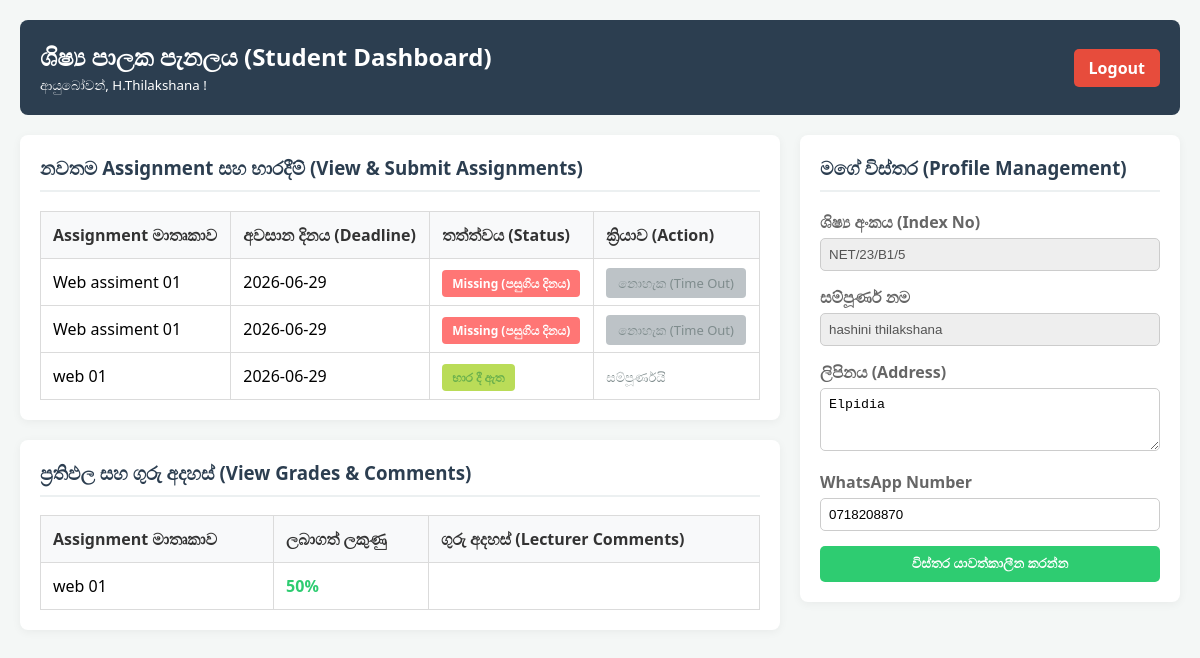
The app's page /student_dashboard.php (signed in) with its own data.
### tables this page shows
CREATE TABLE `student_details` (
  `index_no` varchar(20) NOT NULL,
  `user_id` int(11) NOT NULL,
  `full_name` varchar(255) NOT NULL,
  `initial_name` varchar(100) NOT NULL,
  `address` text DEFAULT NULL,
  `phone` varchar(15) DEFAULT NULL,
  `whatsapp_no` varchar(15) DEFAULT NULL,
  `dob` date DEFAULT NULL
);

CREATE TABLE `assignments` (
  `id` int(11) NOT NULL,
  `title` varchar(100) NOT NULL,
  `description` text DEFAULT NULL,
  `deadline_date` date NOT NULL,
  `assignment_file` varchar(255) DEFAULT NULL
);

CREATE TABLE `submissions` (
  `id` int(11) NOT NULL,
  `assignment_id` int(11) DEFAULT NULL,
  `student_id` int(11) DEFAULT NULL,
  `file_name` varchar(255) NOT NULL,
  `marks` int(11) DEFAULT NULL,
  `comments` text DEFAULT NULL
);

### student_dashboard.php (the view, shortened to what this page needs)
<?php
include 'db.php';
$user_id = $_SESSION['user_id'];
$student_sql = "SELECT * FROM student_details WHERE user_id = '$user_id'";
$student_result = $conn->query($student_sql);
$student = $student_result->fetch_assoc();
$assignments_sql = "SELECT a.id AS assignment_id, a.title, a.deadline_date,
                    s.id AS submission_id, s.marks, s.comments
                    FROM assignments a
                    LEFT JOIN submissions s ON a.id = s.assignment_id AND s.student_id = '$user_id'";
$assignments_result = $conn->query($assignments_sql);
?>
<!DOCTYPE html>
<html lang="si">
<head>
</head>
<body>
    <div class="header">
        <div>
            <h1>ශිෂ්‍ය පාලක පැනලය (Student Dashboard)</h1>
            <small>ආයුබෝවන්, <?php echo htmlspecialchars($student['initial_name'] ?? $_SESSION['email']); ?> !</small>
        </div>
        <a href="logout.php" class="btn-logout">Logout</a>
    </div>
    <div class="dashboard-grid">
        <div class="main-content">
            <div class="card">
                <h3>නවතම Assignment සහ භාරදීම් (View & Submit Assignments)</h3>
                <table>
                    <thead>
                        <tr>
                            <th>Assignment මාතෘකාව</th>
                            <th>අවසාන දිනය (Deadline)</th>
                            <th>තත්ත්වය (Status)</th>
                            <th>ක්‍රියාව (Action)</th>
                        </tr>
                    </thead>
                    <tbody>
                        <?php
                        $current_date = date('Y-m-d');
                        if ($assignments_result && $assignments_result->num_rows > 0):
                            while($row = $assignments_result->fetch_assoc()):
                                $deadline = $row['deadline_date'];
                                $is_submitted = !is_null($row['submission_id']);
                        ?>
                            <tr>
                                <td><?php echo htmlspecialchars($row['title']); ?></td>
                                <td><?php echo $deadline; ?></td>
                                <td>
                                    <?php
                                    if ($is_submitted) {
                                        echo '<span class="status-badge submitted">භාර දී ඇත</span>';
                                    } elseif ($current_date > $deadline && !$is_submitted) {
                                        echo '<span class="status-badge missing">Missing (පසුගිය දිනය)</span>';
                                    } else {
                                        echo '<span class="status-badge pending">භාර දී නැත</span>';
                                    }
                                    ?>
                                </td>
                                <td>
                                    <?php if ($is_submitted): ?>
                                        <span style="color: #7f8c8d; font-size:13px;">සම්පූර්ණයි</span>
                                    <?php elseif ($current_date > $deadline && !$is_submitted): ?>
                                        <a class="btn-disabled">නොහැක (Time Out)</a>
                                    <?php else: ?>
                                        <a href="submit_assignment.php?id=<?php echo $row['assignment_id']; ?>" class="btn-action">File Upload</a>
                                    <?php endif; ?>
                                </td>
                            </tr>
                        <?php
                            endwhile;
                        else:
                        ?>
                            <tr><td colspan="4" style="text-align:center;">තවමත් කිසිදු Assignment එකක් පද්ධතියට ඇතුළත් කර නැත.</td></tr>
                        <?php endif; ?>
                    </tbody>
                </table>
            </div>
            <div class="card">
                <h3>ප්‍රතිඵල සහ ගුරු අදහස් (View Grades & Comments)</h3>
                <table>
                    <thead>
                        <tr>
                            <th>Assignment මාතෘකාව</th>
                            <th>ලබාගත් ලකුණු</th>
                            <th>ගුරු අදහස් (Lecturer Comments)</th>
                        </tr>
                    </thead>
                    <tbody>
                        <?php
                        if($assignments_result) { $assignments_result->data_seek(0); }
                        if ($assignments_result && $assignments_result->num_rows > 0):
                            while($row = $assignments_result->fetch_assoc()):
                                $is_submitted = !is_null($row['submission_id']);
                                if($is_submitted && !is_null($row['marks'])):
                        ?>
                            <tr>
                                <td><?php echo htmlspecialchars($row['title']); ?></td>
                                <td style="font-weight: bold; color: #2ecc71;"><?php echo htmlspecialchars($row['marks']); ?>%</td>
                                <td><?php echo htmlspecialchars($row['comments'] ?? 'අදහස් දක්වා නැත.'); ?></td>
                            </tr>
                        <?php
                                endif;
                            endwhile;
                        endif;
                        ?>
                    </tbody>
                </table>
            </div>
        </div>
        <div class="sidebar">
            <div class="card">
                <h3>මගේ විස්තර (Profile Management)</h3>
                <form action="" method="POST">
                    <div class="form-group">
                        <label>ශිෂ්‍ය අංකය (Index No)</label>
                        <input type="text" value="<?php echo htmlspecialchars($student['index_no'] ?? ''); ?>" disabled style="background: #eee;">
                    </div>
                    <div class="form-group">
                        <label>සම්පූර්ණ නම</label>
                        <input type="text" value="<?php echo htmlspecialchars($student['full_name'] ?? ''); ?>" disabled style="background: #eee;">
                    </div>
                    <div class="form-group">
                        <label>ලිපිනය (Address)</label>
                        <textarea name="address" rows="3" required><?php echo htmlspecialchars($student['address'] ?? ''); ?></textarea>
                    </div>
                    <div class="form-group">
                        <label>WhatsApp Number</label>
                        <input type="text" name="whatsapp_no" value="<?php echo htmlspecialchars($student['whatsapp_no'] ?? ''); ?>" required>
                    </div>
                    <button type="submit" name="update_profile" class="btn-update">විස්තර යාවත්කාලීන කරන්න</button>
                </form>
            </div>
        </div>
    </div>
</body>
</html>

### student_dashboard.php (style rules this page uses)
body { font-family: 'Segoe UI', sans-serif; background: #f4f7f6; margin: 0; padding: 20px; }
.header { background: #2c3e50; color: white; padding: 20px; border-radius: 8px; display: flex; justify-content: space-between; align-items: center; margin-bottom: 20px; }
.header h1 { margin: 0; font-size: 24px; }
.btn-logout { background: #e74c3c; color: white; padding: 8px 15px; text-decoration: none; border-radius: 5px; font-weight: bold; }
.dashboard-grid { display: grid; grid-template-columns: 2fr 1fr; gap: 20px; }
.card { background: white; padding: 20px; border-radius: 8px; box-shadow: 0 2px 10px rgba(0,0,0,0.05); margin-bottom: 20px; }
.card h3 { margin-top: 0; color: #2c3e50; border-bottom: 2px solid #ecf0f1; padding-bottom: 10px; }
table { width: 100%; border-collapse: collapse; margin-top: 10px; }
table, th, td { border: 1px solid #dbdbdb; }
th, td { padding: 12px; text-align: left; }
th { background-color: #f8f9fa; color: #333; }
.status-badge { padding: 5px 10px; border-radius: 4px; font-size: 12px; font-weight: bold; }
.submitted { background: #badc58; color: #6ab04c; }
.missing { background: #ff7675; color: #fff; }
.btn-disabled { background: #bdc3c7; color: #7f8c8d; padding: 6px 12px; border-radius: 4px; font-size: 13px; text-decoration: none; pointer-events: none; }
.form-group { margin-bottom: 15px; }
.form-group label { display: block; margin-bottom: 5px; color: #666; font-weight: 600; }
.form-group input, .form-group textarea { width: 100%; padding: 8px; border: 1px solid #ccc; border-radius: 5px; box-sizing: border-box; }
.btn-update { background: #2ecc71; color: white; border: none; padding: 10px 15px; border-radius: 5px; cursor: pointer; width: 100%; font-weight: bold; }

### records on screen
student_details: initial_name "H.Thilakshana", index_no "NET/23/B1/5", full_name "hashini thilakshana", address "Elpidia", whatsapp_no "0718208870"
assignments: title "Web assiment 01", deadline_date "2026-06-29", shows "Missing (පසුගිය දිනය)", shows "නොහැක (Time Out)"
assignments: title "Web assiment 01", deadline_date "2026-06-29", shows "Missing (පසුගිය දිනය)", shows "නොහැක (Time Out)"
submissions: assignment.title "web 01", assignment.deadline_date "2026-06-29", shows "භාර දී ඇත", shows "සම්පූර්ණයි", marks "50"
